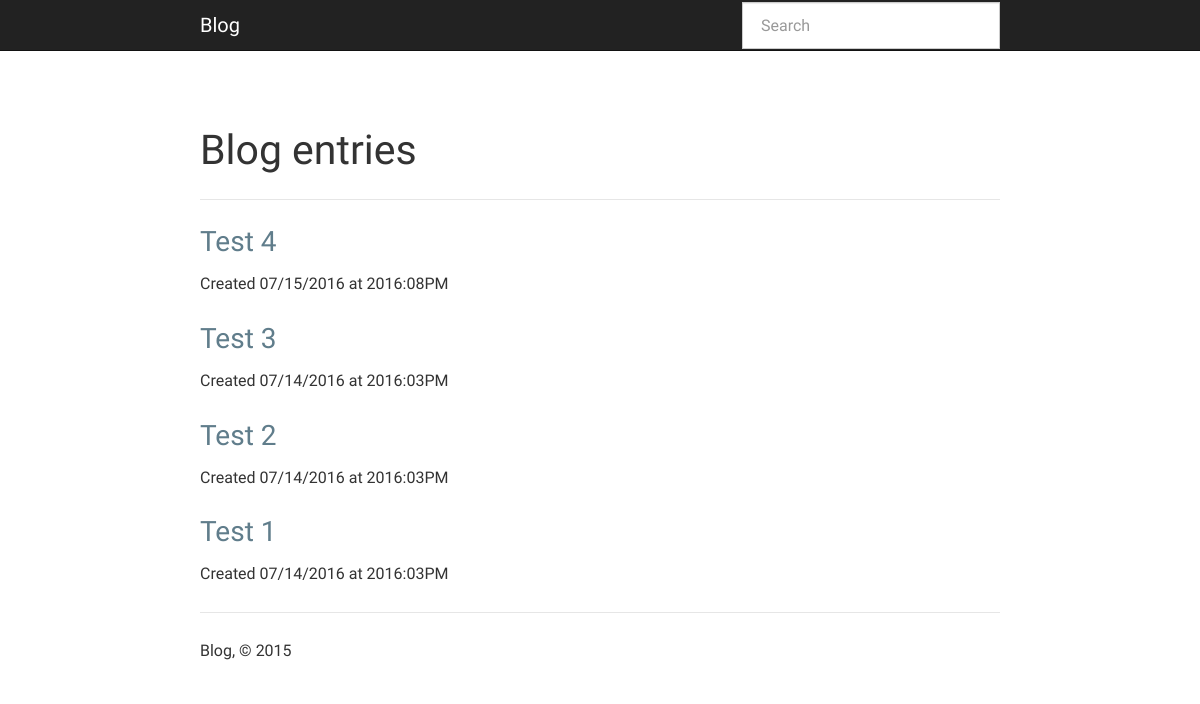
The page / on the database its author committed.
### app.py (models this page shows, shortened)
class Entry(flask_db.Model):
    title = CharField()
    slug = CharField(unique=True)
    content = TextField()
    published = BooleanField(index=True)
    timestamp = DateTimeField(default=datetime.datetime.now, index=True)
    @classmethod
    def public(cls):
        return Entry.select().where(Entry.published == True)

### app.py (the view)
@app.route('/')
def index():
    search_query = request.args.get('q')
    if search_query:
        query = Entry.search(search_query)
    else:
        query = Entry.public().order_by(Entry.timestamp.desc())
    return object_list(
        'index.html',
        query,
        search=search_query,
        check_bounds=False)

### templates/index.html (shortened to what this page needs)
{% extends "base.html" %}
{% block content_title %}{% if search %}Search "{{ search }}"{% else %}Blog entries{% endif %}{% endblock %}
{% block content %}
  {% for entry in object_list %}
    {% if search %}
      {% set entry = entry.entry %}
    {% endif %}
    <h3>
      <a href="{% if entry.published %}{{ url_for('detail', slug=entry.slug) }}{% else %}{{ url_for('edit', slug=entry.slug) }}{% endif %}">
        {{ entry.title }}
      </a>
    </h3>
    <p>Created {{ entry.timestamp.strftime('%m/%d/%Y at %G:%I%p') }}</p>
  {% else %}
    <p>No entries have been created yet.</p>
  {% endfor %}
{% endblock %}

### rows shown on the page
Entry: title "Test 4", timestamp "07/15/2016 at 2016:08PM"
Entry: title "Test 3", timestamp "07/14/2016 at 2016:03PM"
Entry: title "Test 2", timestamp "07/14/2016 at 2016:03PM"
Entry: title "Test 1", timestamp "07/14/2016 at 2016:03PM"
